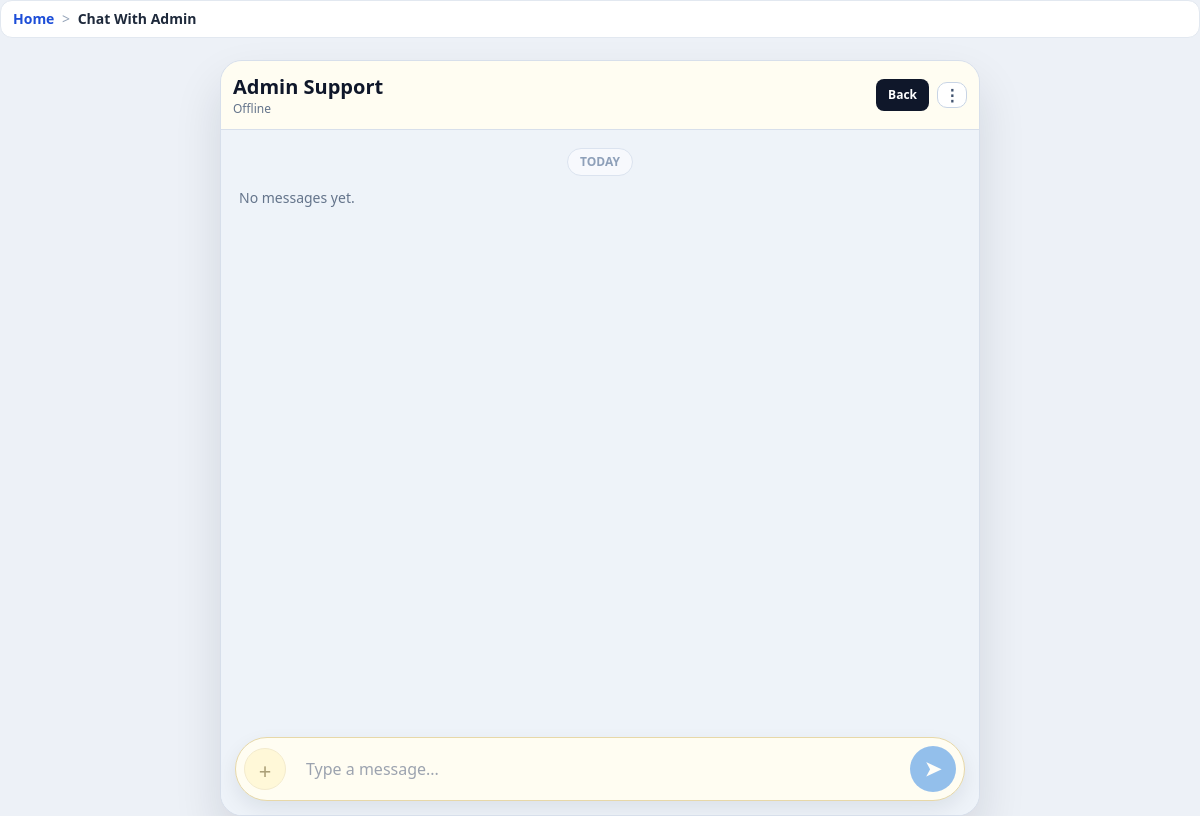
Page /chat/ (signed in) on the earlier database version.
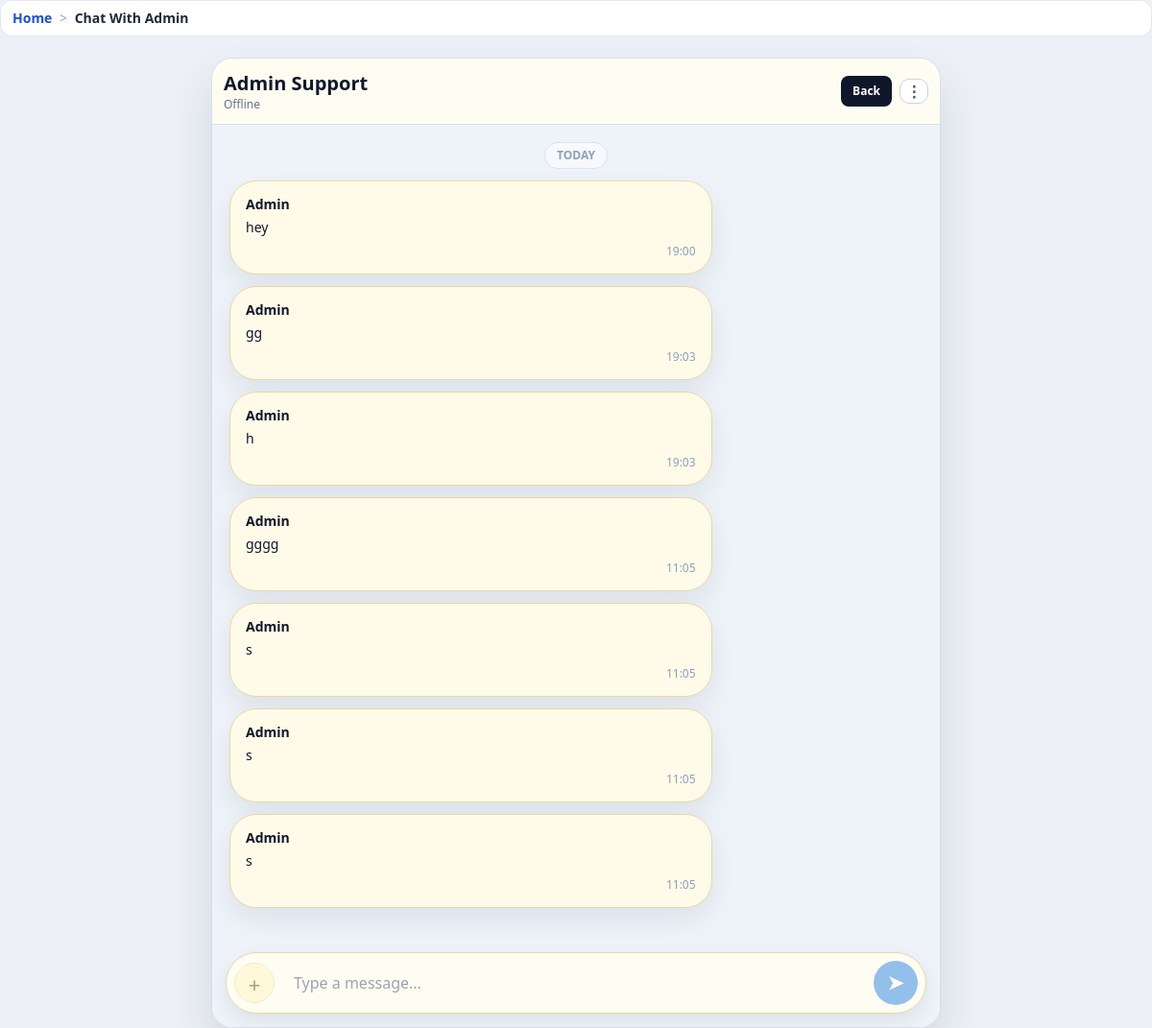
Same page on the later database version.
### accounts/models.py (models this page shows, shortened)
class ChatMessage(models.Model):
    profile = models.ForeignKey(UserProfile, on_delete=models.CASCADE, related_name="chat_messages")
    from_admin = models.BooleanField(default=False)
    message = models.TextField(blank=True)
    attachment = models.FileField(upload_to="chat_attachments/", null=True, blank=True)
    created_at = models.DateTimeField(auto_now_add=True)
    class Meta:
        ordering = ["created_at", "id"]

### core/views.py (the view, shortened to what this page needs)
# urls.py: path("chat/", views.user_chat, name="user_chat"),
@login_required
def user_chat(request):
    profile, _ = UserProfile.objects.get_or_create(user=request.user)
    messages_qs = _decorate_chat_messages(profile.chat_messages.all())
    return render(
        request,
        "portal_main/user_chat.html",
        {
            "profile": profile,
            "chat_enabled": profile.chat_enabled,
            "chat_messages": messages_qs,
        },
    )

### core/context_processors.py (called while the page is built)
def _humanize_slug(text):
    value = str(text or "").strip().replace("-", " ").replace("_", " ")
    if value.isdigit():
        return f"#{value}"
    return value.title() if value else "Page"

def breadcrumbs(request):
    path = (getattr(request, "path", "") or "/").split("?", 1)[0]
    if not path.startswith("/"):
        path = f"/{path}"
    crumbs = [{"label": "Home", "url": "/"}]
    if path == "/":
        return {"breadcrumbs": crumbs}
    running = ""
    for part in [p for p in path.strip("/").split("/") if p]:
        running += f"/{part}"
        url = f"{running}/"
        label = _humanize_slug(part)
        try:
            match = resolve(url)
            label = NAME_LABELS.get(match.url_name, label)
        except Resolver404:
            pass
        crumbs.append({"label": label, "url": url})
    deduped = [crumbs[0]]
    for item in crumbs[1:]:
        if item["label"] == deduped[-1]["label"] and item["url"] == deduped[-1]["url"]:
            continue
        deduped.append(item)
    return {"breadcrumbs": deduped}

### templates/portal_main/user_chat.html (shortened to what this page needs)
{% extends 'base.html' %}
{% block body_class %}min-h-screen bg-[#edf1f7] text-slate-900{% endblock %}
{% block page_container_class %}max-w-none mx-auto p-0{% endblock %}
{% block content %}
<div class="chat-shell">
  <header class="chat-header">
    <div class="flex items-center justify-between gap-2">
      <div>
        <h1 class="text-xl font-black">Admin Support</h1>
        <p class="text-xs text-slate-500">{% if chat_enabled %}Online{% else %}Offline{% endif %}</p>
      </div>
      <div class="flex items-center gap-2">
        <a href="{% url 'role_select' %}" class="rounded-lg bg-slate-900 px-3 py-2 text-xs font-bold text-white">Back</a>
        <div class="menu-wrap">
          <button type="button" class="menu-btn header-menu-toggle">⋮</button>
        </div>
      </div>
    </div>
  </header>
  <section class="chat-body" id="chatBody">
    <div class="text-center mb-3"><span class="meta-pill">TODAY</span></div>
    <div id="chatThread" class="space-y-3">
      {% for msg in chat_messages %}
        <div class="bubble {% if msg.from_admin %}bubble-admin{% else %}bubble-user{% endif %}" data-message-row data-message-id="{{ msg.id }}">
          <div class="flex items-center justify-between gap-2">
            <div class="font-semibold text-sm">{% if msg.from_admin %}Admin{% else %}You{% endif %}</div>
          </div>
          {% if msg.message %}<div class="mt-1 text-sm">{{ msg.message|linebreaksbr }}</div>{% endif %}
          <div class="msg-line">{{ msg.created_at|date:"H:i" }}</div>
        </div>
      {% empty %}
        <div class="text-sm text-slate-500">No messages yet.</div>
      {% endfor %}
    </div>
  </section>
  <section class="chat-input-wrap">
    <form id="sendMessageForm" method="post" enctype="multipart/form-data" class="chat-input-inner">
      <label for="attachmentInput" class="attach-btn {% if not chat_enabled %}attach-disabled{% endif %}">+</label>
      <input name="message" class="msg-input" placeholder="Type a message..." {% if not chat_enabled %}disabled{% endif %}>
      <button type="submit" class="send-btn disabled:opacity-50" {% if not chat_enabled %}disabled{% endif %}>&#10148;</button>
    </form>
  </section>
</div>
{% endblock %}

Differences in the rows shown:
added ChatMessage: from_admin "Admin", message "hey", created_at "19:00"
added ChatMessage: from_admin "Admin", message "gg", created_at "19:03"
added ChatMessage: from_admin "Admin", message "h", created_at "19:03"
added ChatMessage: from_admin "Admin", message "gggg", created_at "11:05"
added ChatMessage: from_admin "Admin", message "s", created_at "11:05"
added ChatMessage: from_admin "Admin", message "s", created_at "11:05"
added ChatMessage: from_admin "Admin", message "s", created_at "11:05"
Other differences:
text no longer shown: "No messages yet."
